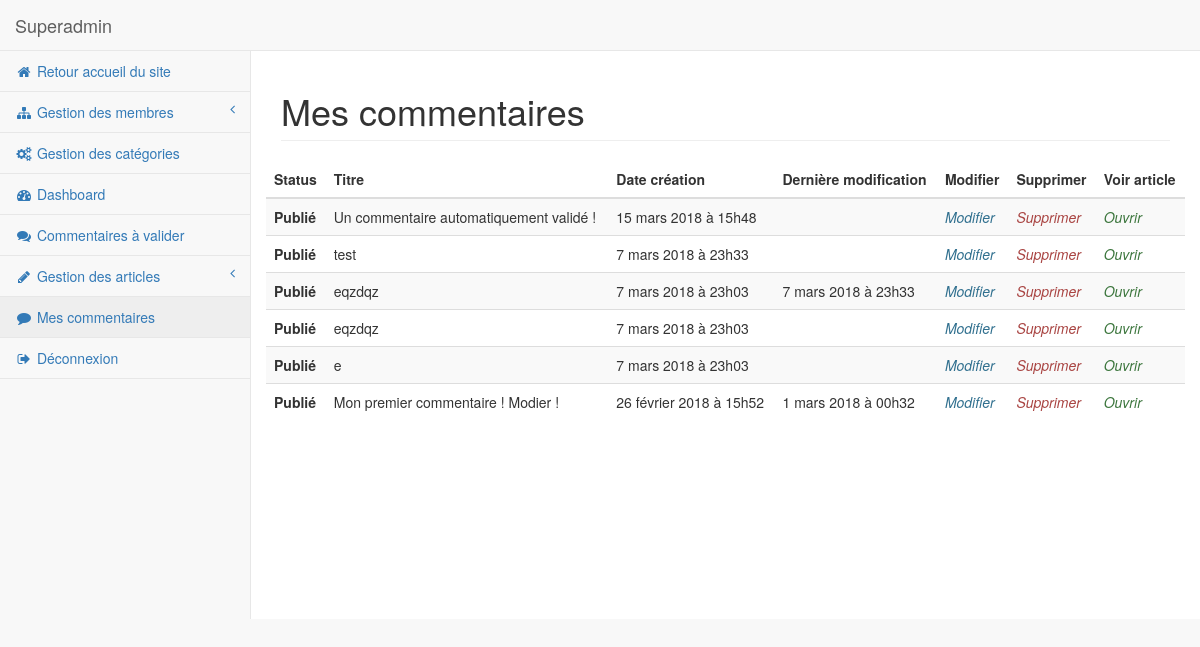
Page /index.php?action=admin&page=my_comments (signed in) on the committed database.
### tables this page shows
CREATE TABLE IF NOT EXISTS `comment` (
  `id` int(11) NOT NULL AUTO_INCREMENT,
  `title` varchar(255) NOT NULL,
  `content` text NOT NULL,
  `creation_date` datetime NOT NULL,
  `edit_date` datetime DEFAULT NULL,
  `id_article` int(11) NOT NULL,
  `id_user` int(11) NOT NULL,
  `status` tinyint(1) NOT NULL DEFAULT '0',
  PRIMARY KEY (`id`)
);

### Controller/Backend.php (called while the page is built, shortened)
<?php
class Backend
{
    public function myComments($idToDelete = null, $token = null)
    {
        $user = new UserManager();
        $user = $user->getUserById($_SESSION['id']);
        $commentManager = new CommentManager();
        $comments = $commentManager->listCommentsByUserId($user);
        require "View/backend/my_comments.php";
    }
}

### index.php (called while the page is built, shortened)
<?php
try {
    $backend = new \Controller\Backend();
    $frontend = new \Controller\Frontend();
    if (isset($_GET['action'])) {
        if (isset($_SESSION['id'])) {
            if ($_GET['action'] == 'admin' && isset($_GET['page'])) {
                if ($_GET['page'] == 'my_comments') {
                    if (isset($_GET['delete']) && isset($_GET['token'])) {
                        $content = $backend->myComments($_GET['delete'], $_GET['token']);
                    } else {
                        $content = $backend->myComments();
                    }
                }
            }
        }
    }
} catch (\Exception $e) {
    $errorMessage = $e->getMessage();
    $categories = $frontend::showCategories();
    require('View/frontend/error_messages.php');
}

### Model/Manager.php (called while the page is built, shortened)
<?php
class Manager
{
    protected $db;
    public function __construct()
    {
        $json = file_get_contents("config.json");
        $json = json_decode($json, true);
        $host = $json['db']['host'];
        $dbname = $json['db']['dbname'];
        $username = $json['db']['username'];
        $password = $json['db']['password'];
        $this->db = new \PDO("mysql:host=$host;dbname=$dbname", $username, $password);
        $this->db->setAttribute(\PDO::ATTR_ERRMODE, \PDO::ERRMODE_EXCEPTION);
        $this->db->exec("SET NAMES UTF8");
    }
    public function fetchAll($query, $data = array())
    {
        $query = $this->db->prepare($query);
        $query -> execute($data);
        $res   = $query->fetchAll(\PDO::FETCH_ASSOC);
        return $res;
    }
    public function fetch($query, $data = array())
    {
        $query = $this->db->prepare($query);
        $query -> execute($data);
        $res   = $query->fetch(\PDO::FETCH_ASSOC);
        return $res;
    }
}

### Model/UserManager.php (called while the page is built, shortened)
<?php
class UserManager extends Manager
{
    public function __construct()
    {
        $this->db = new Manager();
    }
    public function getUserById($id)
    {
        $data = $this->db->fetch("SELECT * FROM user WHERE id = :id", array('id' => $id));
        return new User($data);
    }
}

### Model/User.php (called while the page is built, shortened)
<?php
class User
{
    private $_id;
    public function hydrate($donnees)
    {
        foreach ($donnees as $attribut => $valeur) {
            $methode = 'set'.str_replace(' ', '', ucwords(str_replace('_', ' ', $attribut)));
        }
    }
    public function getId()
    {
        return $this->_id;
    }
    public function setId($id)
    {
        $this->_id = $id;
    }
}

### Model/CommentManager.php (called while the page is built, shortened)
<?php
class CommentManager extends Manager
{
    public function __construct()
    {
        $this->db = new Manager();
    }
    public function listCommentsByUserId(User $user)
    {
        $datas = $this->db->fetchAll("SELECT * FROM comment WHERE id_user = :idUser ORDER BY id DESC", array('idUser' => $user->getId()));
        $comments = null;
        $i=0;
        foreach ($datas as $data) {
            $comments[$i] = new Comment($data);
            $i++;
        }
        return $comments;
    }
}

### Model/Comment.php (called while the page is built, shortened)
<?php
class Comment
{
    private $_id;
    private $_title;
    private $_creationDate;
    private $_editDate;
    private $_idArticle;
    private $_status;
    public function hydrate($donnees)
    {
        foreach ($donnees as $attribut => $valeur) {
            $methode = 'set'.str_replace(' ', '', ucwords(str_replace('_', ' ', $attribut)));
        }
    }
    public function getId()
    {
        return $this->_id;
    }
    public function setId($id)
    {
        $this->_id = $id;
    }
    public function getTitle()
    {
        return htmlspecialchars($this->_title);
    }
    public function setTitle($title)
    {
        $this->_title = $title;
    }
    public function getCreationDate()
    {
        $helper = new Helper();
        return $helper->formatDate($this->_creationDate);
    }
    public function setCreationDate($creationDate)
    {
        $this->_creationDate = $creationDate;
    }
    public function getEditDate()
    {
        $helper = new Helper();
        return $helper->formatDate($this->_editDate);
    }
    public function setEditDate($editDate)
    {
        $this->_editDate = $editDate;
    }
    public function getIdArticle()
    {
        return $this->_idArticle;
    }
    public function setIdArticle($idArticle)
    {
        $this->_idArticle = $idArticle;
    }
    public function getStatus()
    {
        return $this->_status;
    }
    public function setStatus($status)
    {
        $this->_status = $status;
    }
}

### Helper/Helper.php (called while the page is built, shortened)
<?php
class Helper
{
    public function formatDate($dateTime)
    {
        if (is_null($dateTime)) {
            return null;
        }
        $formatter = new \IntlDateFormatter(
            'fr_FR',
            \IntlDateFormatter::LONG,
            \IntlDateFormatter::SHORT,
            'Europe/Paris',
            \IntlDateFormatter::GREGORIAN
        );
        $date = new \DateTime($dateTime);
        $date = $formatter->format($date);
        return str_replace(':', 'h', $date);
    }
}

### View/backend/my_comments.php (the view, shortened to what this page needs)
    <div id="page-wrapper">
        <div class="row">
            <div class="col-lg-12">
                <h1 class="page-header">Mes commentaires</h1>
            </div>
        </div>
        <div class="row">
            <table class="table table-striped">
                <thead>
                <tr>
                    <th scope="col">Status</th>
                    <th scope="col">Titre</th>
                    <th scope="col">Date création</th>
                    <th scope="col">Dernière modification</th>
                    <th scope="col">Modifier</th>
                    <th scope="col">Supprimer</th>
                    <th scope="col">Voir article</th>
                </tr>
                </thead>
                <tbody>
                <?php
                if (!is_null($comments)) {
                    foreach ($comments as $comment) {
                        echo '<tr>
                    <th scope="row">';
                        if ($comment->getStatus()) {
                            echo 'Publié';
                        } else {
                            echo 'En attente';
                        }
                        echo'</th>
                    <td>'.$comment->getTitle().'</td>
                    <td>'.$comment->getCreationDate().'</td>
                    <td>'.$comment->getEditDate().'</td>
                    <td><a href="index.php?action=admin&page=edit_my_comment&edit='.$comment->getId().'" class="text-info"><i>Modifier</i></a></td>
                    <td><a href="index.php?action=admin&page=my_comments&delete='.$comment->getId().'&token='.$_SESSION['token'].'" class="text-danger"><i>Supprimer</i></a></td>
                    <td><a href="index.php?page=show_article&id='.$comment->getIdArticle().'#comments" target="_blank" class="text-success"><i>Ouvrir</i></a></td>
                </tr>';
                    }
                } else {
                    echo '<td class="text-center" colspan="7">Vous n\'avez pas encore posté de commentaires !</td>';
                }
                ?>
                </tbody>
            </table>
        </div>
    </div>
    </div>
<?php
require "View/backend/template.php";

### rows in the picture
comment: status "Publié", title "Un commentaire automatiquement validé !", creation_date "15 mars 2018 à 15h48"
comment: status "Publié", title "test", creation_date "7 mars 2018 à 23h33"
comment: status "Publié", title "eqzdqz", creation_date "7 mars 2018 à 23h03", edit_date "7 mars 2018 à 23h33"
comment: status "Publié", title "eqzdqz", creation_date "7 mars 2018 à 23h03"
comment: status "Publié", title "e", creation_date "7 mars 2018 à 23h03"
comment: status "Publié", title "Mon premier commentaire ! Modier !", creation_date "26 février 2018 à 15h52", edit_date "1 mars 2018 à 00h32"

### other values in the picture
$_SESSION['pseudo'] "Superadmin"
